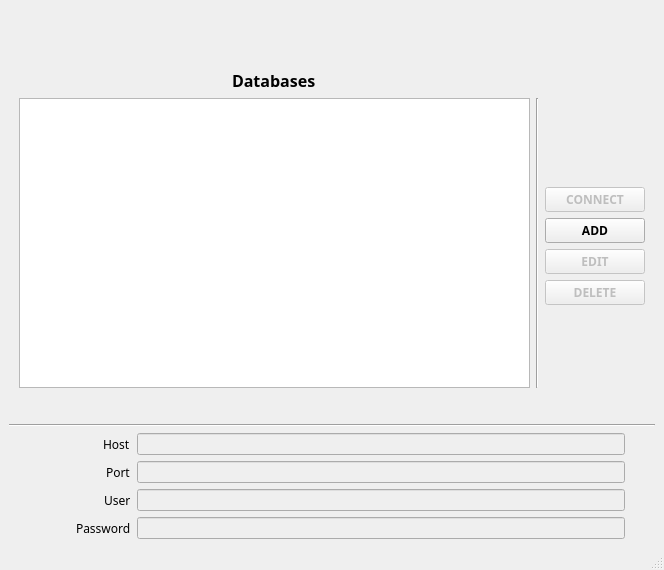
<?xml version="1.0" encoding="UTF-8"?>
<ui version="4.0">
 <class>MainDbsConfWin</class>
 <widget class="QMainWindow" name="MainDbsConfWin">
  <property name="geometry">
   <rect>
    <x>0</x>
    <y>0</y>
    <width>664</width>
    <height>570</height>
   </rect>
  </property>
  <property name="windowTitle">
   <string>数据库配置</string>
  </property>
  <widget class="QWidget" name="centralwidget">
   <layout class="QVBoxLayout" name="verticalLayout_2">
    <item>
     <layout class="QVBoxLayout" name="verticalLayout" stretch="1,0,0">
      <item>
       <layout class="QGridLayout" name="gridLayout" rowstretch="0,0,0,0,0,0,0,0">
        <property name="sizeConstraint">
         <enum>QLayout::SetDefaultConstraint</enum>
        </property>
        <property name="leftMargin">
         <number>10</number>
        </property>
        <property name="rightMargin">
         <number>10</number>
        </property>
        <item row="1" column="1" rowspan="6">
         <widget class="Line" name="line">
          <property name="orientation">
           <enum>Qt::Vertical</enum>
          </property>
         </widget>
        </item>
        <item row="4" column="2">
         <widget class="QPushButton" name="editButton">
          <property name="enabled">
           <bool>false</bool>
          </property>
          <property name="minimumSize">
           <size>
            <width>100</width>
            <height>0</height>
           </size>
          </property>
          <property name="font">
           <font>
            <family>微软雅黑</family>
            <weight>75</weight>
            <bold>true</bold>
           </font>
          </property>
          <property name="text">
           <string>EDIT</string>
          </property>
         </widget>
        </item>
        <item row="1" column="2">
         <spacer name="verticalSpacer_3">
          <property name="orientation">
           <enum>Qt::Vertical</enum>
          </property>
          <property name="sizeType">
           <enum>QSizePolicy::Fixed</enum>
          </property>
          <property name="sizeHint" stdset="0">
           <size>
            <width>20</width>
            <height>30</height>
           </size>
          </property>
         </spacer>
        </item>
        <item row="6" column="2">
         <spacer name="verticalSpacer_4">
          <property name="orientation">
           <enum>Qt::Vertical</enum>
          </property>
          <property name="sizeType">
           <enum>QSizePolicy::Fixed</enum>
          </property>
          <property name="sizeHint" stdset="0">
           <size>
            <width>20</width>
            <height>30</height>
           </size>
          </property>
         </spacer>
        </item>
        <item row="0" column="0" alignment="Qt::AlignHCenter|Qt::AlignBottom">
         <widget class="QLabel" name="title">
          <property name="font">
           <font>
            <family>微软雅黑</family>
            <pointsize>12</pointsize>
            <weight>75</weight>
            <bold>true</bold>
           </font>
          </property>
          <property name="text">
           <string>Databases</string>
          </property>
         </widget>
        </item>
        <item row="5" column="2">
         <widget class="QPushButton" name="deleteButton">
          <property name="enabled">
           <bool>false</bool>
          </property>
          <property name="minimumSize">
           <size>
            <width>100</width>
            <height>0</height>
           </size>
          </property>
          <property name="font">
           <font>
            <family>微软雅黑</family>
            <weight>75</weight>
            <bold>true</bold>
           </font>
          </property>
          <property name="text">
           <string>DELETE</string>
          </property>
         </widget>
        </item>
        <item row="2" column="2">
         <widget class="QPushButton" name="connectButton">
          <property name="enabled">
           <bool>false</bool>
          </property>
          <property name="minimumSize">
           <size>
            <width>100</width>
            <height>0</height>
           </size>
          </property>
          <property name="font">
           <font>
            <family>微软雅黑</family>
            <weight>75</weight>
            <bold>true</bold>
           </font>
          </property>
          <property name="text">
           <string>CONNECT</string>
          </property>
         </widget>
        </item>
        <item row="0" column="2">
         <spacer name="verticalSpacer">
          <property name="orientation">
           <enum>Qt::Vertical</enum>
          </property>
          <property name="sizeType">
           <enum>QSizePolicy::Fixed</enum>
          </property>
          <property name="sizeHint" stdset="0">
           <size>
            <width>20</width>
            <height>30</height>
           </size>
          </property>
         </spacer>
        </item>
        <item row="7" column="2">
         <spacer name="verticalSpacer_2">
          <property name="orientation">
           <enum>Qt::Vertical</enum>
          </property>
          <property name="sizeType">
           <enum>QSizePolicy::Fixed</enum>
          </property>
          <property name="sizeHint" stdset="0">
           <size>
            <width>20</width>
            <height>30</height>
           </size>
          </property>
         </spacer>
        </item>
        <item row="3" column="2">
         <widget class="QPushButton" name="addButton">
          <property name="font">
           <font>
            <family>微软雅黑</family>
            <weight>75</weight>
            <bold>true</bold>
           </font>
          </property>
          <property name="text">
           <string>ADD</string>
          </property>
         </widget>
        </item>
        <item row="1" column="0" rowspan="6">
         <widget class="QListWidget" name="listWidget">
          <property name="sizePolicy">
           <sizepolicy hsizetype="Expanding" vsizetype="MinimumExpanding">
            <horstretch>0</horstretch>
            <verstretch>0</verstretch>
           </sizepolicy>
          </property>
          <property name="minimumSize">
           <size>
            <width>0</width>
            <height>0</height>
           </size>
          </property>
         </widget>
        </item>
       </layout>
      </item>
      <item>
       <widget class="Line" name="line_2">
        <property name="sizePolicy">
         <sizepolicy hsizetype="Minimum" vsizetype="Fixed">
          <horstretch>0</horstretch>
          <verstretch>0</verstretch>
         </sizepolicy>
        </property>
        <property name="minimumSize">
         <size>
          <width>0</width>
          <height>0</height>
         </size>
        </property>
        <property name="orientation">
         <enum>Qt::Horizontal</enum>
        </property>
       </widget>
      </item>
      <item>
       <layout class="QGridLayout" name="gridLayout_2" columnstretch="4,16,1">
        <property name="sizeConstraint">
         <enum>QLayout::SetMinAndMaxSize</enum>
        </property>
        <item row="0" column="0" alignment="Qt::AlignRight">
         <widget class="QLabel" name="hostLabel">
          <property name="font">
           <font>
            <family>微软雅黑</family>
           </font>
          </property>
          <property name="text">
           <string>Host</string>
          </property>
         </widget>
        </item>
        <item row="2" column="0" alignment="Qt::AlignRight">
         <widget class="QLabel" name="userLabel">
          <property name="font">
           <font>
            <family>微软雅黑</family>
           </font>
          </property>
          <property name="text">
           <string>User</string>
          </property>
         </widget>
        </item>
        <item row="2" column="1">
         <widget class="QLineEdit" name="userLine">
          <property name="enabled">
           <bool>false</bool>
          </property>
          <property name="readOnly">
           <bool>false</bool>
          </property>
         </widget>
        </item>
        <item row="3" column="0" alignment="Qt::AlignRight">
         <widget class="QLabel" name="passwordLabel">
          <property name="font">
           <font>
            <family>微软雅黑</family>
           </font>
          </property>
          <property name="text">
           <string>Password</string>
          </property>
         </widget>
        </item>
        <item row="1" column="0" alignment="Qt::AlignRight">
         <widget class="QLabel" name="portLabel">
          <property name="font">
           <font>
            <family>微软雅黑</family>
           </font>
          </property>
          <property name="text">
           <string>Port</string>
          </property>
         </widget>
        </item>
        <item row="3" column="1">
         <widget class="QLineEdit" name="passwordLine">
          <property name="enabled">
           <bool>false</bool>
          </property>
          <property name="readOnly">
           <bool>false</bool>
          </property>
         </widget>
        </item>
        <item row="1" column="1">
         <widget class="QLineEdit" name="portLine">
          <property name="enabled">
           <bool>false</bool>
          </property>
          <property name="readOnly">
           <bool>false</bool>
          </property>
         </widget>
        </item>
        <item row="0" column="1">
         <widget class="QLineEdit" name="hostLine">
          <property name="enabled">
           <bool>false</bool>
          </property>
          <property name="readOnly">
           <bool>false</bool>
          </property>
         </widget>
        </item>
        <item row="0" column="2" rowspan="4">
         <spacer name="horizontalSpacer">
          <property name="orientation">
           <enum>Qt::Horizontal</enum>
          </property>
          <property name="sizeHint" stdset="0">
           <size>
            <width>40</width>
            <height>20</height>
           </size>
          </property>
         </spacer>
        </item>
       </layout>
      </item>
     </layout>
    </item>
   </layout>
  </widget>
  <widget class="QMenuBar" name="menubar">
   <property name="geometry">
    <rect>
     <x>0</x>
     <y>0</y>
     <width>664</width>
     <height>22</height>
    </rect>
   </property>
  </widget>
  <widget class="QStatusBar" name="statusbar"/>
 </widget>
 <resources/>
 <connections>
  <connection>
   <sender>connectButton</sender>
   <signal>clicked()</signal>
   <receiver>MainDbsConfWin</receiver>
   <slot>connectClicked()</slot>
   <hints>
    <hint type="sourcelabel">
     <x>643</x>
     <y>169</y>
    </hint>
    <hint type="destinationlabel">
     <x>560</x>
     <y>142</y>
    </hint>
   </hints>
  </connection>
  <connection>
   <sender>editButton</sender>
   <signal>clicked()</signal>
   <receiver>MainDbsConfWin</receiver>
   <slot>editClicked()</slot>
   <hints>
    <hint type="sourcelabel">
     <x>643</x>
     <y>237</y>
    </hint>
    <hint type="destinationlabel">
     <x>577</x>
     <y>208</y>
    </hint>
   </hints>
  </connection>
  <connection>
   <sender>deleteButton</sender>
   <signal>clicked()</signal>
   <receiver>MainDbsConfWin</receiver>
   <slot>deleteClicked()</slot>
   <hints>
    <hint type="sourcelabel">
     <x>643</x>
     <y>282</y>
    </hint>
    <hint type="destinationlabel">
     <x>619</x>
     <y>267</y>
    </hint>
   </hints>
  </connection>
  <connection>
   <sender>hostLine</sender>
   <signal>returnPressed()</signal>
   <receiver>MainDbsConfWin</receiver>
   <slot>saveDatabaseConf()</slot>
   <hints>
    <hint type="sourcelabel">
     <x>368</x>
     <y>460</y>
    </hint>
    <hint type="destinationlabel">
     <x>294</x>
     <y>400</y>
    </hint>
   </hints>
  </connection>
  <connection>
   <sender>portLine</sender>
   <signal>returnPressed()</signal>
   <receiver>MainDbsConfWin</receiver>
   <slot>saveDatabaseConf()</slot>
   <hints>
    <hint type="sourcelabel">
     <x>565</x>
     <y>478</y>
    </hint>
    <hint type="destinationlabel">
     <x>531</x>
     <y>415</y>
    </hint>
   </hints>
  </connection>
  <connection>
   <sender>userLine</sender>
   <signal>returnPressed()</signal>
   <receiver>MainDbsConfWin</receiver>
   <slot>saveDatabaseConf()</slot>
   <hints>
    <hint type="sourcelabel">
     <x>608</x>
     <y>504</y>
    </hint>
    <hint type="destinationlabel">
     <x>596</x>
     <y>366</y>
    </hint>
   </hints>
  </connection>
  <connection>
   <sender>passwordLine</sender>
   <signal>returnPressed()</signal>
   <receiver>MainDbsConfWin</receiver>
   <slot>saveDatabaseConf()</slot>
   <hints>
    <hint type="sourcelabel">
     <x>248</x>
     <y>526</y>
    </hint>
    <hint type="destinationlabel">
     <x>60</x>
     <y>416</y>
    </hint>
   </hints>
  </connection>
  <connection>
   <sender>addButton</sender>
   <signal>clicked()</signal>
   <receiver>MainDbsConfWin</receiver>
   <slot>addClicked()</slot>
   <hints>
    <hint type="sourcelabel">
     <x>604</x>
     <y>204</y>
    </hint>
    <hint type="destinationlabel">
     <x>615</x>
     <y>82</y>
    </hint>
   </hints>
  </connection>
  <connection>
   <sender>listWidget</sender>
   <signal>itemClicked(QListWidgetItem*)</signal>
   <receiver>MainDbsConfWin</receiver>
   <slot>listClicked()</slot>
   <hints>
    <hint type="sourcelabel">
     <x>322</x>
     <y>226</y>
    </hint>
    <hint type="destinationlabel">
     <x>166</x>
     <y>94</y>
    </hint>
   </hints>
  </connection>
  <connection>
   <sender>listWidget</sender>
   <signal>itemDoubleClicked(QListWidgetItem*)</signal>
   <receiver>MainDbsConfWin</receiver>
   <slot>listDoubleClicked()</slot>
   <hints>
    <hint type="sourcelabel">
     <x>73</x>
     <y>158</y>
    </hint>
    <hint type="destinationlabel">
     <x>75</x>
     <y>45</y>
    </hint>
   </hints>
  </connection>
 </connections>
 <slots>
  <slot>connectClicked()</slot>
  <slot>editClicked()</slot>
  <slot>deleteClicked()</slot>
  <slot>listClicked()</slot>
  <slot>saveDatabaseConf()</slot>
  <slot>addClicked()</slot>
  <slot>listDoubleClicked()</slot>
 </slots>
</ui>
